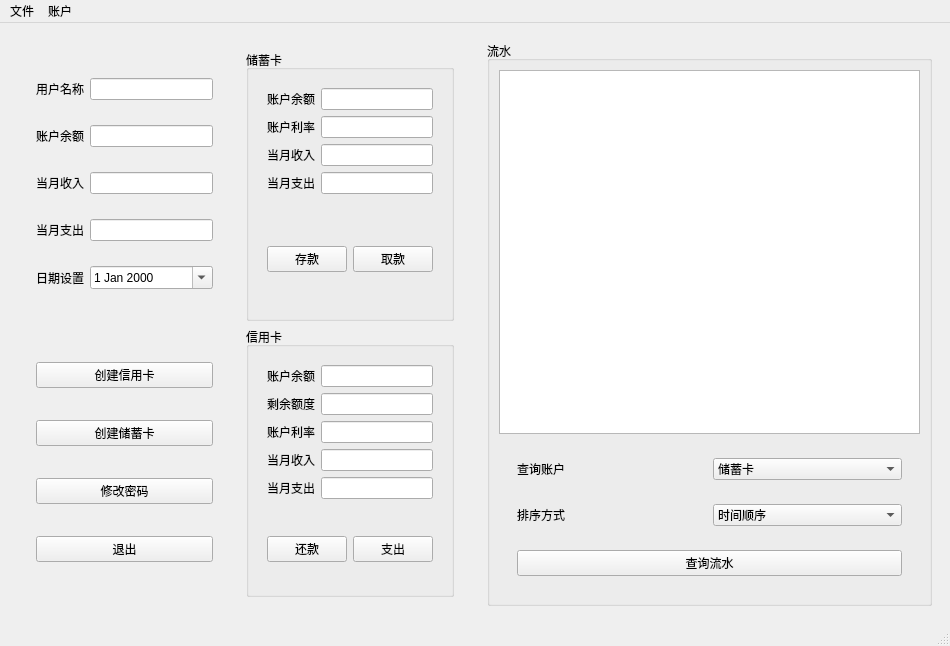
<?xml version="1.0" encoding="UTF-8"?>
<ui version="4.0">
 <class>MainWindow</class>
 <widget class="QMainWindow" name="MainWindow">
  <property name="windowModality">
   <enum>Qt::NonModal</enum>
  </property>
  <property name="geometry">
   <rect>
    <x>0</x>
    <y>0</y>
    <width>950</width>
    <height>646</height>
   </rect>
  </property>
  <property name="windowTitle">
   <string>BankSystem</string>
  </property>
  <widget class="QWidget" name="centralwidget">
   <layout class="QHBoxLayout" name="horizontalLayout_8">
    <item>
     <widget class="QWidget" name="widget_12" native="true">
      <layout class="QHBoxLayout" name="horizontalLayout_6">
       <item>
        <widget class="QWidget" name="widget_10" native="true">
         <layout class="QVBoxLayout" name="verticalLayout_2">
          <item>
           <widget class="QWidget" name="widget" native="true">
            <layout class="QGridLayout" name="gridLayout">
             <item row="0" column="0">
              <widget class="QLabel" name="label_usr_name">
               <property name="text">
                <string>用户名称</string>
               </property>
              </widget>
             </item>
             <item row="3" column="0">
              <widget class="QLabel" name="label_usr_expend">
               <property name="text">
                <string>当月支出</string>
               </property>
              </widget>
             </item>
             <item row="1" column="1">
              <widget class="QLineEdit" name="usr_balance">
               <property name="readOnly">
                <bool>true</bool>
               </property>
              </widget>
             </item>
             <item row="0" column="1">
              <widget class="QLineEdit" name="usr_name">
               <property name="cursor">
                <cursorShape>ArrowCursor</cursorShape>
               </property>
               <property name="readOnly">
                <bool>true</bool>
               </property>
              </widget>
             </item>
             <item row="1" column="0">
              <widget class="QLabel" name="label_usr_balance">
               <property name="text">
                <string>账户余额</string>
               </property>
              </widget>
             </item>
             <item row="2" column="1">
              <widget class="QLineEdit" name="month_income">
               <property name="readOnly">
                <bool>true</bool>
               </property>
              </widget>
             </item>
             <item row="3" column="1">
              <widget class="QLineEdit" name="month_expend">
               <property name="readOnly">
                <bool>true</bool>
               </property>
              </widget>
             </item>
             <item row="2" column="0">
              <widget class="QLabel" name="label_usr_income">
               <property name="text">
                <string>当月收入</string>
               </property>
              </widget>
             </item>
             <item row="4" column="1">
              <widget class="QDateEdit" name="dateEdit">
               <property name="currentSection">
                <enum>QDateTimeEdit::YearSection</enum>
               </property>
               <property name="calendarPopup">
                <bool>true</bool>
               </property>
              </widget>
             </item>
             <item row="4" column="0">
              <widget class="QLabel" name="label_2">
               <property name="text">
                <string>日期设置</string>
               </property>
              </widget>
             </item>
            </layout>
           </widget>
          </item>
          <item>
           <widget class="QWidget" name="widget_9" native="true">
            <layout class="QVBoxLayout" name="verticalLayout">
             <item>
              <widget class="QPushButton" name="pushButton_create_credit_account">
               <property name="text">
                <string>创建信用卡</string>
               </property>
              </widget>
             </item>
             <item>
              <widget class="QPushButton" name="pushButton_create_savings_acount">
               <property name="text">
                <string>创建储蓄卡</string>
               </property>
              </widget>
             </item>
             <item>
              <widget class="QPushButton" name="pushButton_change_password">
               <property name="text">
                <string>修改密码</string>
               </property>
              </widget>
             </item>
             <item>
              <widget class="QPushButton" name="pushButton_logout">
               <property name="text">
                <string>退出</string>
               </property>
              </widget>
             </item>
            </layout>
           </widget>
          </item>
         </layout>
        </widget>
       </item>
       <item>
        <widget class="QWidget" name="widget_11" native="true">
         <layout class="QVBoxLayout" name="verticalLayout_6">
          <item>
           <widget class="QGroupBox" name="groupBox">
            <property name="title">
             <string>储蓄卡</string>
            </property>
            <layout class="QVBoxLayout" name="verticalLayout_3">
             <item>
              <widget class="QWidget" name="widget_2" native="true">
               <layout class="QGridLayout" name="gridLayout_2">
                <item row="3" column="1">
                 <widget class="QLineEdit" name="usr_sav_month_expend">
                  <property name="readOnly">
                   <bool>true</bool>
                  </property>
                 </widget>
                </item>
                <item row="0" column="0">
                 <widget class="QLabel" name="label_7">
                  <property name="text">
                   <string>账户余额</string>
                  </property>
                 </widget>
                </item>
                <item row="2" column="0">
                 <widget class="QLabel" name="label_6">
                  <property name="text">
                   <string>当月收入</string>
                  </property>
                 </widget>
                </item>
                <item row="2" column="1">
                 <widget class="QLineEdit" name="usr_sav_month_income">
                  <property name="readOnly">
                   <bool>true</bool>
                  </property>
                 </widget>
                </item>
                <item row="0" column="1">
                 <widget class="QLineEdit" name="usr_sav_balance">
                  <property name="readOnly">
                   <bool>true</bool>
                  </property>
                 </widget>
                </item>
                <item row="3" column="0">
                 <widget class="QLabel" name="label_9">
                  <property name="text">
                   <string>当月支出</string>
                  </property>
                 </widget>
                </item>
                <item row="1" column="0">
                 <widget class="QLabel" name="label_10">
                  <property name="text">
                   <string>账户利率</string>
                  </property>
                 </widget>
                </item>
                <item row="1" column="1">
                 <widget class="QLineEdit" name="usr_sav_rate">
                  <property name="readOnly">
                   <bool>true</bool>
                  </property>
                 </widget>
                </item>
               </layout>
              </widget>
             </item>
             <item>
              <widget class="QWidget" name="widget_3" native="true">
               <layout class="QHBoxLayout" name="horizontalLayout_2">
                <item>
                 <widget class="QPushButton" name="pushButton_sav_deposite">
                  <property name="text">
                   <string>存款</string>
                  </property>
                 </widget>
                </item>
                <item>
                 <widget class="QPushButton" name="pushButton_sav_withdraw">
                  <property name="text">
                   <string>取款</string>
                  </property>
                 </widget>
                </item>
               </layout>
              </widget>
             </item>
            </layout>
           </widget>
          </item>
          <item>
           <widget class="QGroupBox" name="groupBox_2">
            <property name="title">
             <string>信用卡</string>
            </property>
            <layout class="QVBoxLayout" name="verticalLayout_4">
             <item>
              <widget class="QWidget" name="widget_4" native="true">
               <layout class="QGridLayout" name="gridLayout_3">
                <item row="2" column="1">
                 <widget class="QLineEdit" name="usr_cre_credit">
                  <property name="readOnly">
                   <bool>true</bool>
                  </property>
                 </widget>
                </item>
                <item row="4" column="0">
                 <widget class="QLabel" name="label_13">
                  <property name="text">
                   <string>账户利率</string>
                  </property>
                 </widget>
                </item>
                <item row="5" column="1">
                 <widget class="QLineEdit" name="usr_cre_month_income">
                  <property name="readOnly">
                   <bool>true</bool>
                  </property>
                 </widget>
                </item>
                <item row="1" column="0">
                 <widget class="QLabel" name="label_14">
                  <property name="text">
                   <string>账户余额</string>
                  </property>
                 </widget>
                </item>
                <item row="6" column="1">
                 <widget class="QLineEdit" name="usr_cre_month_expend">
                  <property name="readOnly">
                   <bool>true</bool>
                  </property>
                 </widget>
                </item>
                <item row="4" column="1">
                 <widget class="QLineEdit" name="usr_cre_rate">
                  <property name="readOnly">
                   <bool>true</bool>
                  </property>
                 </widget>
                </item>
                <item row="5" column="0">
                 <widget class="QLabel" name="label_11">
                  <property name="text">
                   <string>当月收入</string>
                  </property>
                 </widget>
                </item>
                <item row="2" column="0">
                 <widget class="QLabel" name="label_8">
                  <property name="text">
                   <string>剩余额度</string>
                  </property>
                 </widget>
                </item>
                <item row="6" column="0">
                 <widget class="QLabel" name="label_12">
                  <property name="text">
                   <string>当月支出</string>
                  </property>
                 </widget>
                </item>
                <item row="1" column="1">
                 <widget class="QLineEdit" name="usr_cre_balance">
                  <property name="readOnly">
                   <bool>true</bool>
                  </property>
                 </widget>
                </item>
               </layout>
              </widget>
             </item>
             <item>
              <widget class="QWidget" name="widget_5" native="true">
               <layout class="QHBoxLayout" name="horizontalLayout_3">
                <item>
                 <widget class="QPushButton" name="pushButton_cre_deposite">
                  <property name="text">
                   <string>还款</string>
                  </property>
                 </widget>
                </item>
                <item>
                 <widget class="QPushButton" name="pushButton_cre_withdraw">
                  <property name="text">
                   <string>支出</string>
                  </property>
                 </widget>
                </item>
               </layout>
              </widget>
             </item>
            </layout>
           </widget>
          </item>
         </layout>
        </widget>
       </item>
      </layout>
     </widget>
    </item>
    <item>
     <widget class="QWidget" name="widget_13" native="true">
      <layout class="QHBoxLayout" name="horizontalLayout">
       <item>
        <widget class="QGroupBox" name="groupBox_3">
         <property name="title">
          <string>流水</string>
         </property>
         <layout class="QVBoxLayout" name="verticalLayout_7">
          <item>
           <widget class="QTextEdit" name="queryResult">
            <property name="enabled">
             <bool>true</bool>
            </property>
            <property name="frameShape">
             <enum>QFrame::StyledPanel</enum>
            </property>
            <property name="frameShadow">
             <enum>QFrame::Sunken</enum>
            </property>
            <property name="undoRedoEnabled">
             <bool>false</bool>
            </property>
            <property name="lineWrapMode">
             <enum>QTextEdit::NoWrap</enum>
            </property>
            <property name="readOnly">
             <bool>true</bool>
            </property>
            <property name="textInteractionFlags">
             <set>Qt::LinksAccessibleByMouse|Qt::TextSelectableByMouse</set>
            </property>
           </widget>
          </item>
          <item>
           <widget class="QWidget" name="widget_8" native="true">
            <layout class="QVBoxLayout" name="verticalLayout_5">
             <item>
              <widget class="QWidget" name="widget_6" native="true">
               <layout class="QHBoxLayout" name="horizontalLayout_4">
                <item>
                 <widget class="QLabel" name="label_15">
                  <property name="text">
                   <string>查询账户</string>
                  </property>
                 </widget>
                </item>
                <item>
                 <widget class="QComboBox" name="comboBox_select_rec_type">
                  <item>
                   <property name="text">
                    <string>储蓄卡</string>
                   </property>
                  </item>
                  <item>
                   <property name="text">
                    <string>信用卡</string>
                   </property>
                  </item>
                  <item>
                   <property name="text">
                    <string>所有账户</string>
                   </property>
                  </item>
                 </widget>
                </item>
               </layout>
              </widget>
             </item>
             <item>
              <widget class="QWidget" name="widget_14" native="true">
               <layout class="QHBoxLayout" name="horizontalLayout_7">
                <item>
                 <widget class="QLabel" name="label">
                  <property name="text">
                   <string>排序方式</string>
                  </property>
                 </widget>
                </item>
                <item>
                 <widget class="QComboBox" name="comboBox">
                  <property name="enabled">
                   <bool>true</bool>
                  </property>
                  <item>
                   <property name="text">
                    <string>时间顺序</string>
                   </property>
                  </item>
                  <item>
                   <property name="text">
                    <string>数额大小</string>
                   </property>
                  </item>
                 </widget>
                </item>
               </layout>
              </widget>
             </item>
             <item>
              <widget class="QWidget" name="widget_7" native="true">
               <layout class="QHBoxLayout" name="horizontalLayout_5">
                <item>
                 <widget class="QPushButton" name="pushButton_print_record">
                  <property name="text">
                   <string>查询流水</string>
                  </property>
                 </widget>
                </item>
               </layout>
              </widget>
             </item>
            </layout>
           </widget>
          </item>
         </layout>
        </widget>
       </item>
      </layout>
     </widget>
    </item>
   </layout>
  </widget>
  <widget class="QMenuBar" name="menubar">
   <property name="geometry">
    <rect>
     <x>0</x>
     <y>0</y>
     <width>950</width>
     <height>24</height>
    </rect>
   </property>
   <widget class="QMenu" name="menu">
    <property name="title">
     <string>账户</string>
    </property>
    <addaction name="actionNew"/>
    <addaction name="actionLogOut"/>
   </widget>
   <widget class="QMenu" name="menu_2">
    <property name="title">
     <string>文件</string>
    </property>
    <addaction name="actionNew_2"/>
    <addaction name="actionLogOut_2"/>
    <addaction name="actionSave"/>
    <addaction name="actionSave_as"/>
    <addaction name="actionExport_in"/>
   </widget>
   <addaction name="menu_2"/>
   <addaction name="menu"/>
  </widget>
  <widget class="QStatusBar" name="statusbar"/>
  <action name="actionNew">
   <property name="text">
    <string>新建</string>
   </property>
  </action>
  <action name="actionLogOut">
   <property name="text">
    <string>注销</string>
   </property>
  </action>
  <action name="actionNew_2">
   <property name="text">
    <string>New</string>
   </property>
  </action>
  <action name="actionLogOut_2">
   <property name="text">
    <string>LogOut</string>
   </property>
  </action>
  <action name="actionSave">
   <property name="text">
    <string>Save</string>
   </property>
  </action>
  <action name="actionSave_as">
   <property name="text">
    <string>Save as</string>
   </property>
  </action>
  <action name="actionExport_in">
   <property name="text">
    <string>Export in</string>
   </property>
  </action>
 </widget>
 <resources/>
 <connections/>
</ui>
